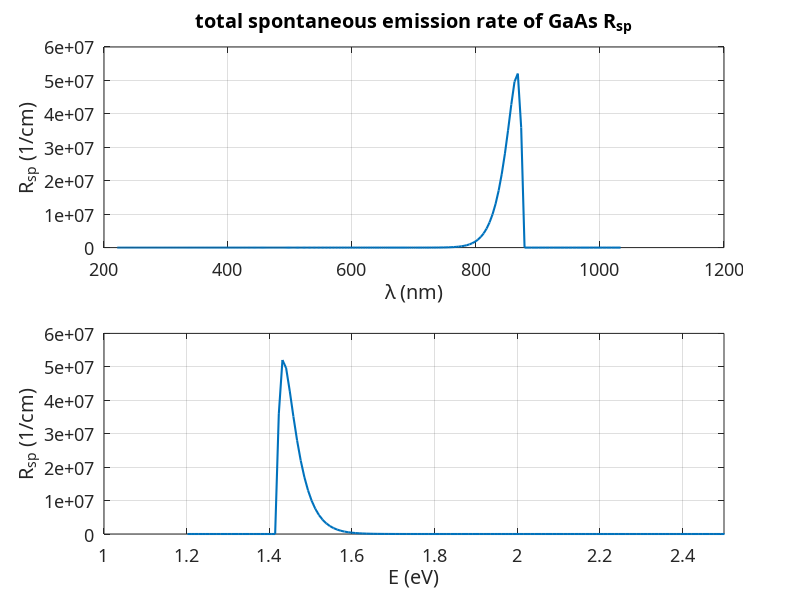

Here is the MATLAB script that generated this plot:
clc;
clear;
close all;
format long;
set(0,'DefaultAxesFontName', 'Latex');
set(0,'DefaultAxesFontSize', 13);

%% Loading data
data   = importdata('GaAs2.txt');
lambda = data(:,1);
lambda = lambda.*1e-6; %m
n      = data(:,2);
k      = data(:,3);
m0     = 9.11e-31;
q      = 1.6e-19;
eps0   = 8.854e-12;


%% physical constants
me     = 0.063*m0;
mh     = 0.5*m0;
mr     = me*mh/(me+mh);
h      = 6.624e-34;
hcut   = h/(2*pi);
c      = 3e8;
Eg     = 1.42*q;
fcv    = 23*q;
fcvf   = fcv/1000;
kB     = 1.38e-23;
eps    = 12.9*eps0;
T      = 300;

%% Numerically calculate the total spontaneous emission rate
E       = h*c./lambda;

% allowed transition
% nr for fixed refractive index
% n for dispersion
alpha   = q^2*sqrt(m0)./(4*pi*hcut^2*eps*c.*n) ...
            .*(2*mr/m0)^1.5 .*(fcv./E).*sqrt((E-Eg));
alpha = real(alpha);
P     = alpha .* (c./n);
phi   = 8*pi.*(E/h).^3.*n.^3./c^3   .*  (1./(exp(E/(kB*T)) - 1));
rsp   = P.*phi;

figure(1);
subplot(211)
plot(lambda/1e-9,real(rsp)/100,'Linewidth', 1.5);
xlabel('\lambda (nm)');
ylabel('R_{sp} (1/cm)');
title("total spontaneous emission rate of GaAs R_{sp}");
grid on;

subplot(212)
plot(E/q,real(rsp)/100,'Linewidth', 1.5)
xlabel('E (eV)');
ylabel('R_{sp} (1/cm)');
xlim([1 2.5])
grid on;
